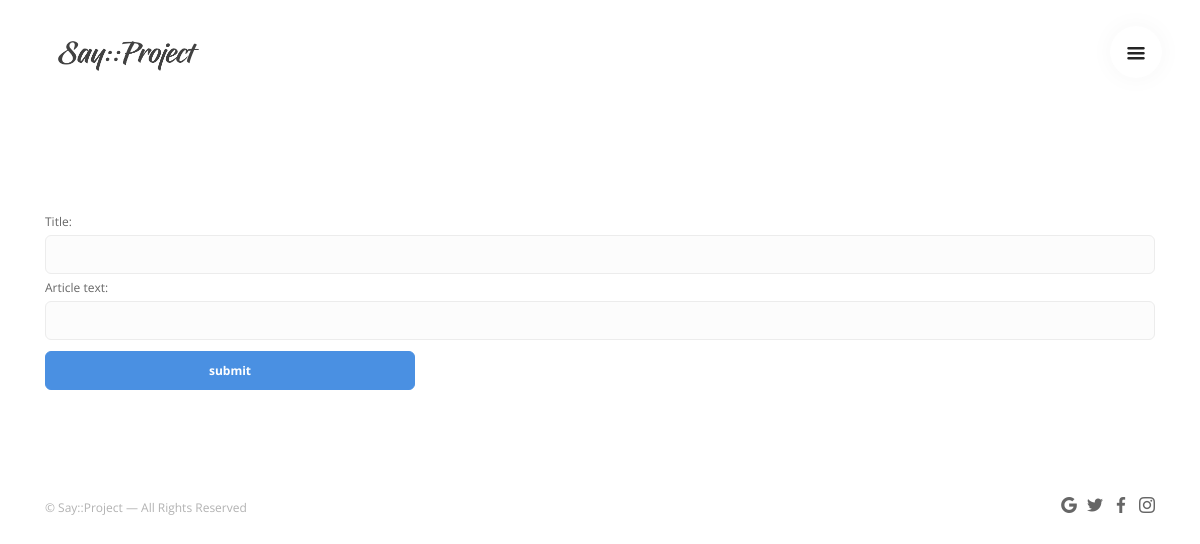
Before: /edit/78 (signed in) with the older database file.
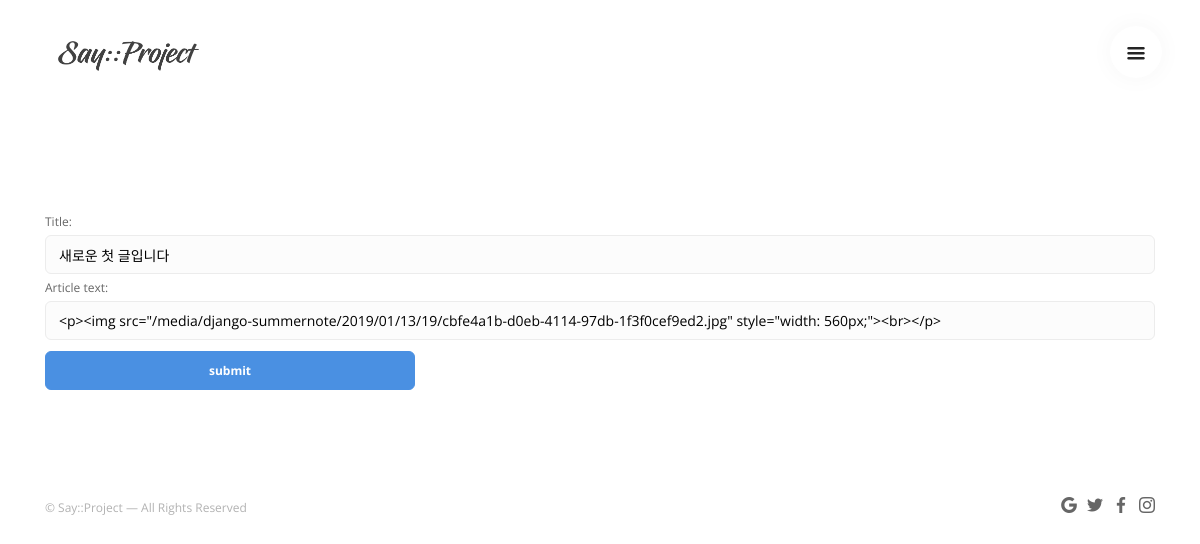
After: the same page with the newer database file.
### boards/models.py (models this page shows)
class Article(models.Model):
    title = models.CharField(max_length=200)
    article_text = models.TextField()
    created_at = models.DateTimeField('Date published')
    edited_at = models.DateTimeField('Latest edited date', auto_now=True)
    image = models.CharField(max_length=200, null=True)
    writer = models.ForeignKey(User, on_delete=models.CASCADE)
    comment_count = models.IntegerField(default=0)
    likes = models.IntegerField(default=0)
    shared = models.IntegerField(default=0)
    upvote = models.IntegerField(default=0)
    downvote = models.IntegerField(default=0)
    published = models.BooleanField(default=False)
    activated = models.BooleanField(default=False)
    class Meta:
        ordering = ['created_at']

### boards/views.py (the view, shortened to what this page needs)
# urls.py: path('edit/<int:article_id>', views.board_edit, name='board_edit'),
def board_edit(request, article_id):
    user = get_user(request)
    A = get_object_or_404(Article, pk=article_id)
    if request.method == "GET":
        if user.is_authenticated:
            if A.writer_id == user.id:
                form = BasicForm(initial={'title':A.title,
                                          'article_text': A.article_text,
                                          })
                return render(request, 'boards/board_edit.html', {'article_edit': A,
                                                                  'form': form,
                                                                  })

### boards/form.py
class BasicForm(forms.Form):
    title = forms.CharField(max_length=200)
    article_text = forms.CharField(widget=SummernoteWidget())
    def __init__(self, *args, **kwargs):
        initial_arguments = kwargs.get('initial', None)
        updated_initial = {}
        if initial_arguments:
            updated_initial['title'] = initial_arguments.get('title', None)
            updated_initial['article_text'] = initial_arguments.get('article_text', None)
        updated_initial['comment'] = 'Please provide a comment'
        kwargs.update(initial=updated_initial)
        super(BasicForm, self).__init__(*args, **kwargs)

### boards/templates/boards/board_edit.html (shortened to what this page needs)
{% load static %}
<!doctype html>
<html lang="en">
    <head>
        <link href="{% static 'boards/css/stack-interface.css' %}" rel="stylesheet" type="text/css" media="all">
        <link href="{% static 'boards/css/socicon.css' %}" rel="stylesheet" type="text/css" media="all" />
        <link href="{% static 'boards/css/bootstrap.css' %}" rel="stylesheet" type="text/css" media="all" />
        <link href="{% static 'boards/css/stack-interface.css' %}" rel="stylesheet" type="text/css" media="all" />
        <link href="{% static 'boards/css/theme.css' %}" rel="stylesheet" type="text/css" media="all" />
        <link href="{% static 'boards/css/custom.css' %}" rel="stylesheet" type="text/css" media="all" />
    </head>
    <body data-smooth-scroll-offset="77">
        <div class="nav-container">
            <div>
                <nav class="bar bar-toggle">
                    <div class="container">
                        <div class="row align-items-center">
                            <div style="padding-left: 2em" class="col-6">
                                <div class="bar__module">
                                    <a href="{% url 'boards:board_index' %}"> <img class="logo logo-dark" alt="logo" src="{% static 'boards/img/logo-dark.png' %}"> </a>
                                </div>
                            </div>
                            <div class="col-6 d-flex justify-content-end">
                                <div class="bar__module">
                                    <a class="menu-toggle pull-right" href="#" data-notification-link="sidebar-menu"> <i class="stack-interface stack-menu"></i> </a>
                                </div>
                            </div>
                        </div>
                    </div>
                </nav>
            </div>
        </div>
        <div class="main-container">
            <section>
                <div class="container">
                    <form action="{% url 'boards:board_edit_fix' %}" method="post">
                        {{ form|safe }}
                        <button class="btn btn--primary pos-right col-md-4" type="submit">
                            submit
                        </button>
                    </form>
                </div>
            </section>
            <footer class="footer-7 text-center-xs">
                <div class="container">
                    <div class="row">
                        <div class="col-sm-6"> <span class="type--fine-print">©  Say::Project — All Rights Reserved</span>
                        </div>
                        <div class="col-sm-6 text-right text-center-xs">
                            <ul class="social-list list-inline">
                                <li><a href="#"><i class="socicon socicon-google icon icon--xs"></i></a></li>
                                <li><a href="#"><i class="socicon socicon-twitter icon icon--xs"></i></a></li>
                                <li><a href="#"><i class="socicon socicon-facebook icon icon--xs"></i></a></li>
                                <li><a href="#"><i class="socicon socicon-instagram icon icon--xs"></i></a></li>
                            </ul>
                        </div>
                    </div>
                </div>
            </footer>
        </div>
    </body>
</html>

### boards/static/boards/css/stack-interface.css (style rules this page uses)
[class^="stack-"]:before, [class*=" stack-"]:before { font-family: "stack-interface"; font-style: normal; font-weight: normal; speak: none; display: inline-block; text-decoration: inherit; width: 1em; margin-right: .2em; text-align: center; font-variant: normal; text-transform: none; line-height: 1em; margin-left: .2em; -webkit-font-smoothing: antialiased; -moz-osx-font-smoothing: grayscale; }
.stack-menu:before { content: '\e80e'; }

### boards/static/boards/css/custom.css (style rules this page uses)
.col-6, .col-md-4 { position: relative; width: 100%; min-height: 1px; padding-right: 5px; padding-left: 5px; }
.col-6, .col-md-4 { position: relative; width: 100%; min-height: 1px; padding-right: 8px; padding-left: 8px; }
.list-inline li:not(:last-child) { margin-right: 0.45714286em; }

Changed rows visible on the page:
now on this page (row edited): Article: title "새로운 첫 글입니다", article_text "<p><img src=\"/media/django-summernote/2019/01/13/19/cbfe4a1b-d0eb-4114-97db-1f3f0cef9ed2.jpg\" style=\"width: 560px;\"><br></p>"
